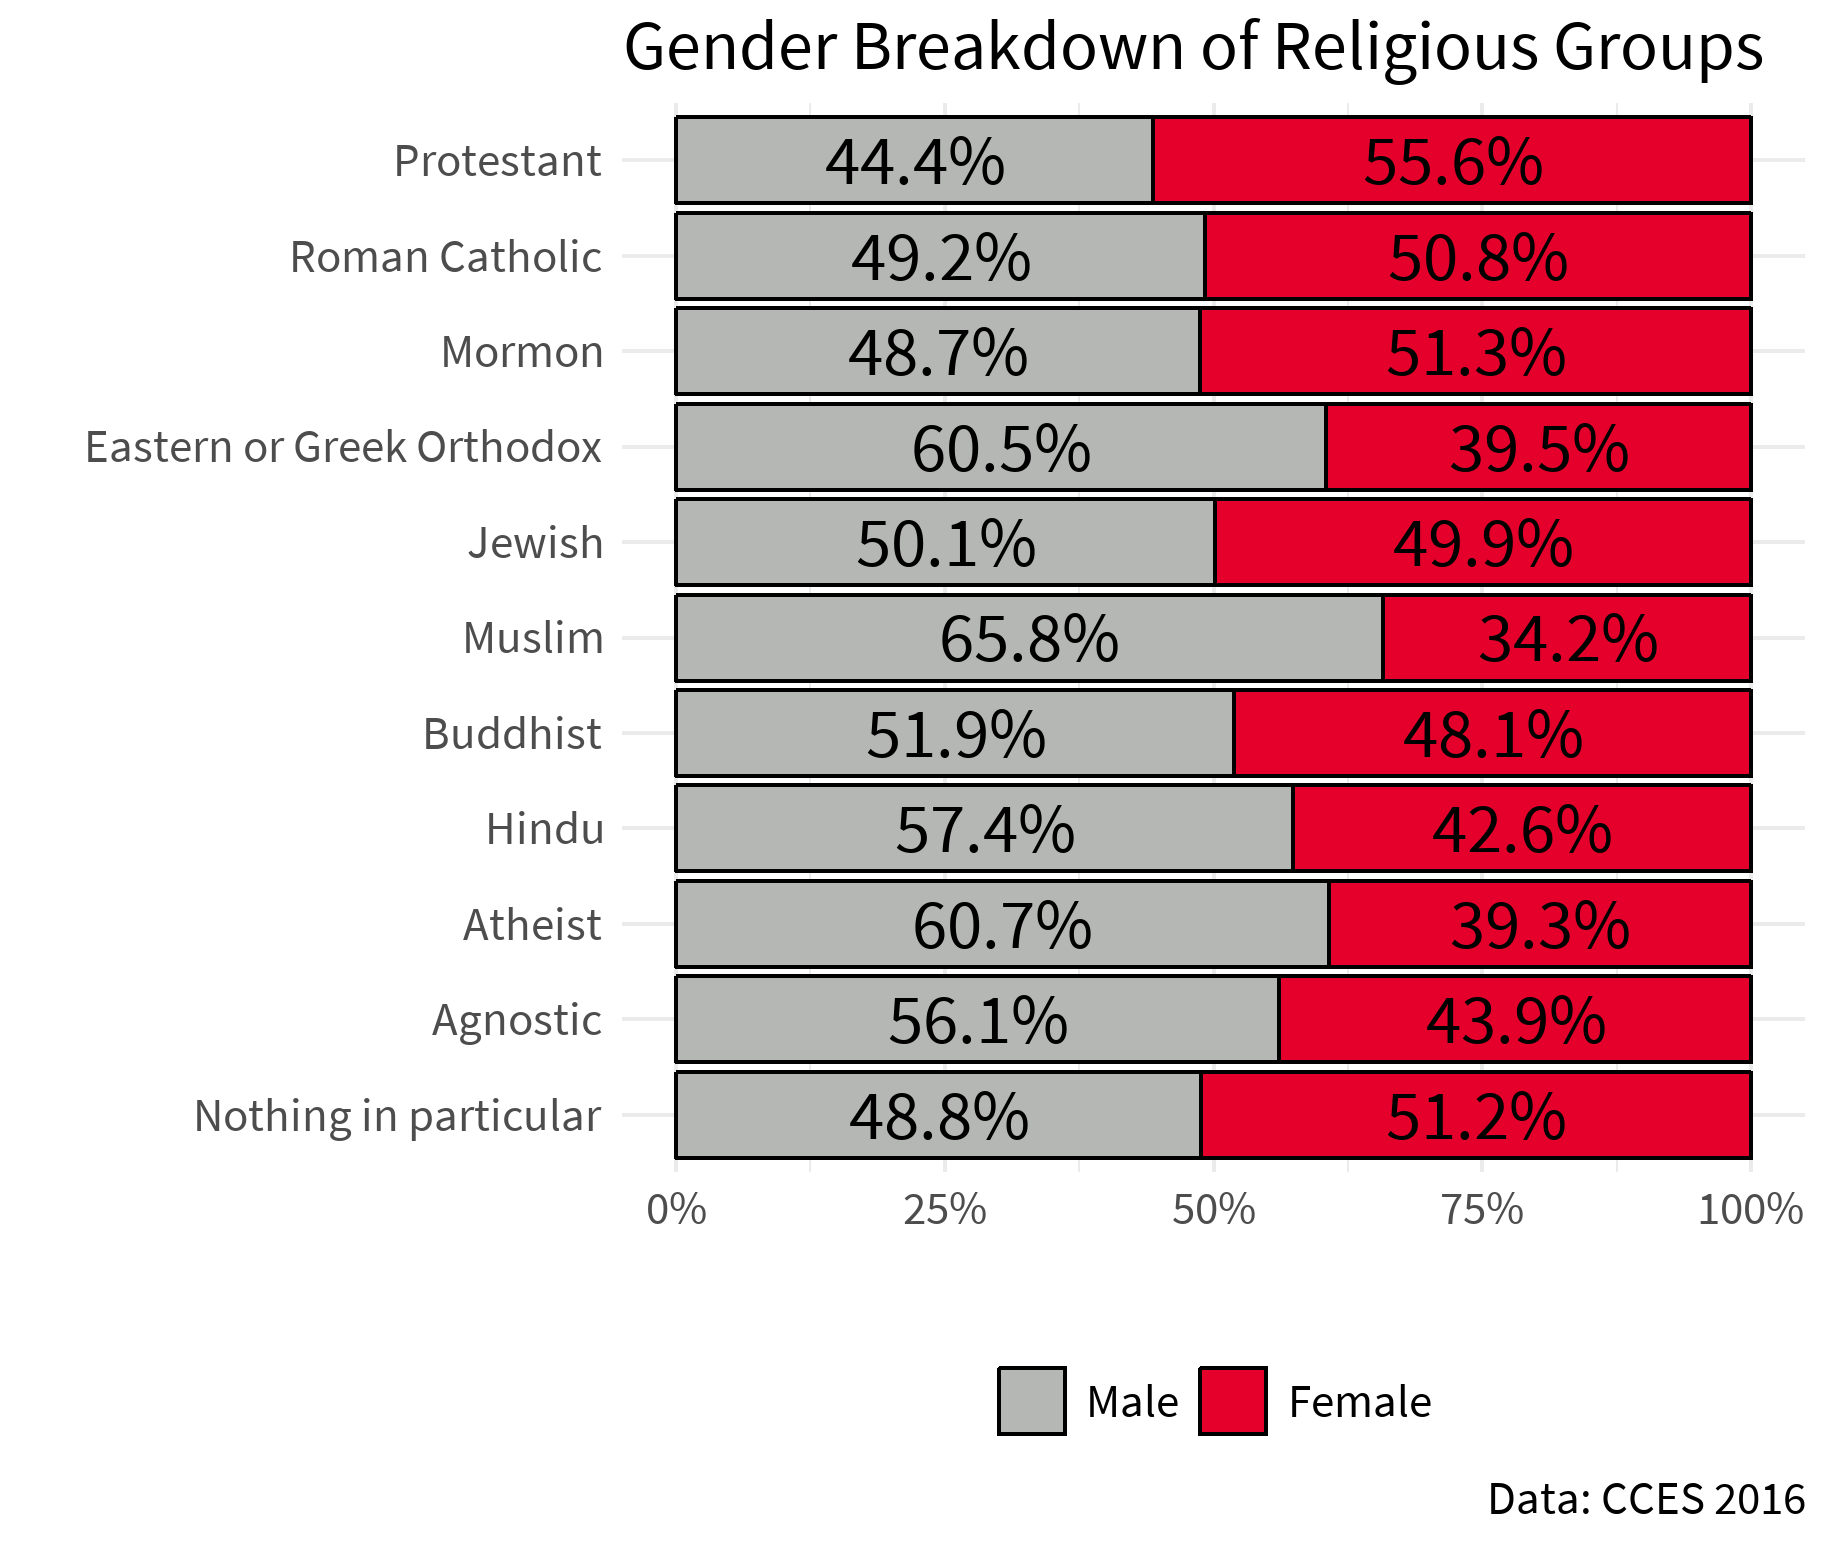

Source code (R):
www <- cces16 %>% 
  mutate(male = car::recode(gender, "1=1; else =0")) %>% 
  # filter(religpew == 9 | religpew == 10 | religpew == 11) %>% 
  group_by(religpew) %>% 
  mean_ci(male, wt = commonweight_vv) %>% 
  ungroup(religpew) %>% 
  mutate(religpew = to_factor(religpew)) %>% 
  mutate(gender = "  Male  ")
  
www1 <- cces16 %>% 
  mutate(male = car::recode(gender, "2=1; else =0")) %>% 
  # filter(religpew == 9 | religpew == 10 | religpew == 11) %>% 
  group_by(religpew) %>% 
  mean_ci(male, wt = commonweight_vv) %>% 
  ungroup(religpew) %>% 
  mutate(religpew = to_factor(religpew)) %>% 
  mutate(gender = "  Female")

graph <- bind_df("www")

graph %>% 
  filter(religpew != "Skipped") %>% 
  filter(religpew != "Something else") %>% 
  ggplot(., aes(x = fct_rev(religpew), y = mean, fill = gender)) +
  theme_gg("Source Sans Pro") +
  geom_col(color = "black") +
  coord_flip()  +
  scale_fill_manual(values = c("#e4002b", "#b5b7b4", "#51626f")) +
  scale_y_continuous(labels = percent) +
  theme(legend.position = "bottom") +
  geom_text(aes(label = paste0(mean*100, '%')), position = position_stack(vjust = 0.5), size = 6, family = "font") +
  labs(x = "", y = "", title = "Gender Breakdown of Religious Groups", caption = "Data: CCES 2016") +
  guides(fill = guide_legend(reverse=T)) +
  ggsave("D://nips/gender.png")
